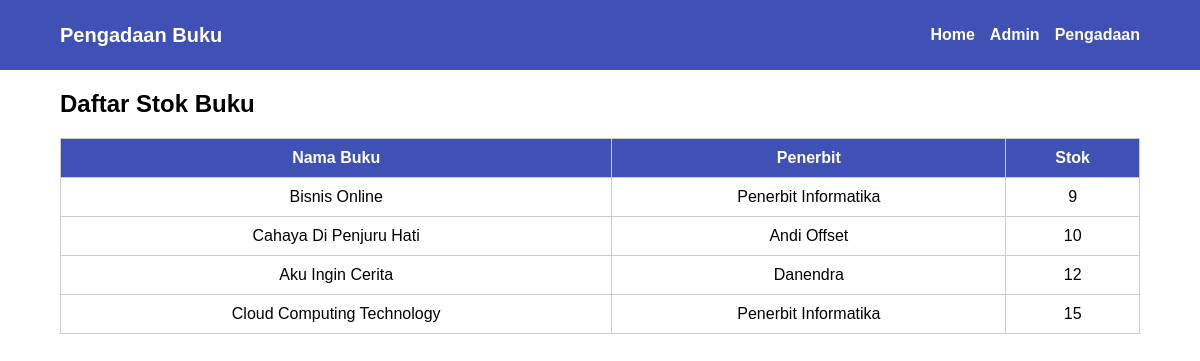
Screenshot of /pengadaan.php with the database file from the repository.
### tables this page shows
CREATE TABLE `buku` (
  `id_buku` char(5) NOT NULL,
  `kategori` varchar(20) DEFAULT NULL,
  `nama` varchar(80) DEFAULT NULL,
  `harga` int(11) DEFAULT NULL,
  `stok` int(11) DEFAULT NULL,
  `id_penerbit` char(4) DEFAULT NULL,
  `created_at` timestamp NOT NULL DEFAULT current_timestamp()
);

CREATE TABLE `penerbit` (
  `id_penerbit` char(4) NOT NULL,
  `nama` varchar(50) DEFAULT NULL,
  `alamat` varchar(100) DEFAULT NULL,
  `kota` varchar(30) DEFAULT NULL,
  `telepon` varchar(20) DEFAULT NULL
);

### pengadaan.php (the view, shortened to what this page needs)
<?php require 'config.php'; ?>
<!DOCTYPE html>
<html lang="id">
<head>
    <link rel="stylesheet" href="style.css">
</head>
<body>
    <nav class="navbar">
        <div class="navbar-container">
            <div class="navbar-left">Pengadaan Buku</div>
            <ul class="navbar-right">
                <li><a href="index.php">Home</a></li>
                <li><a href="admin.php">Admin</a></li>
                <li><a href="pengadaan.php">Pengadaan</a></li>
            </ul>
        </div>
    </nav>
    <div class="container">
        <h2>Daftar Stok Buku</h2>
        <table class="styled-table">
            <thead>
                <tr>
                    <th>Nama Buku</th>
                    <th>Penerbit</th>
                    <th>Stok</th>
                </tr>
            </thead>
            <tbody>
                <?php
      $query = $mysqli->query("SELECT b.nama, p.nama AS penerbit, b.stok
                               FROM buku b JOIN penerbit p ON b.id_penerbit = p.id_penerbit
                               WHERE b.stok <= 15 ORDER BY b.stok ASC");
      while ($row = $query->fetch_assoc()) {
        echo "<tr>
                <td>{$row['nama']}</td>
                <td>{$row['penerbit']}</td>
                <td>{$row['stok']}</td>
              </tr>";
      }
      ?>
            </tbody>
        </table>
    </div>
</body>
</html>

### style.css (style rules this page uses)
body { font-family: Arial, sans-serif; margin: 0; padding: 0; }
.navbar { background-color: #3f51b5; color: white; padding: 10px 0; }
.navbar-container { display: flex; justify-content: space-between; align-items: center; width: 90%; margin: auto; }
.navbar-left { font-size: 20px; font-weight: bold; }
.navbar-right { list-style: none; display: flex; gap: 15px; }
.navbar-right li a { color: white; text-decoration: none; font-weight: bold; }
.container { width: 90%; margin: 20px auto; }
.styled-table { width: 100%; border-collapse: collapse; margin-top: 20px; }
.styled-table th, .styled-table td { padding: 10px; border: 1px solid #ccc; text-align: center; }
.styled-table th { background-color: #3f51b5; color: white; }

### rows the page displays
buku: nama "Bisnis Online", id_penerbit.nama "Penerbit Informatika", stok "9"
buku: nama "Cahaya Di Penjuru Hati", id_penerbit.nama "Andi Offset", stok "10"
buku: nama "Aku Ingin Cerita", id_penerbit.nama "Danendra", stok "12"
buku: nama "Cloud Computing Technology", id_penerbit.nama "Penerbit Informatika", stok "15"
